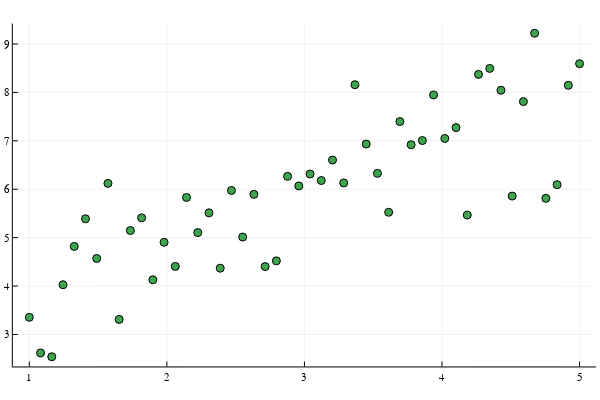

The notebook cell this image was saved under:
### Markdown cell above
We have linear regression model $y_i = \beta_0 + \beta_1 x_i + \epsilon_i$, where $\epsilon_i \sim \mathcal{N}(0,\phi)$ and suppose we observe the data $(y_i,x_i), i \in \{1,2,\cdots,n\}$, then our model $y$ is $y_{i} \sim \mathcal{N}(\beta_0 + \beta_1 x_i,\phi), i = 1,2,\cdots,n$.
Our interest is making inference about $\beta_0$ and $\beta_1$. If we consider normal priors on the coefficients and an inverse gamma prior on the variance term, then full Bayesian model foe this data can be written as $y_i |\beta_0,\beta_1,\phi \sim \mathcal{N}(\beta_0 + \beta_1 x_i , \phi), i = 1,2,\cdots, n.\\
\beta_0|\mu_0,\tau_0 \sim \mathcal{N}(\mu_0,\tau_0)\\
\beta_1|\mu_1,\tau_1 \sim \mathcal{N}(\mu_1,\tau_1)\\
\phi|\alpha,\gamma \sim \mathcal{IG}(\alpha,\gamma)$,

where 

$\mu_0,\tau_0,\mu_1,\tau_1,\alpha,\beta$ 

all are hyper-parameters and we assume that they are known.

Aloso assume that $\beta_0,\beta_1,\phi$ all are independent variables, so their joint distribution $f(\beta_0,\beta_1,\phi)$ acn be written as $f(\beta_0,\beta_1,\phi) = f(\beta_0).f(\beta_1).f(\phi)$.

Manually, we calculated all the posterior distribution for $\beta_0,\beta_1,\phi$, for $\beta_0,\beta_1$, we didn't get the posterior as a known distribution but for varinace $\phi$, we get Inverse Gamma distribution with shape $\alpha + \frac{n}{2}$ and scale $ \frac{1}{2}\sum_{i =1}^{n}(y_i - \beta_0 - \beta_1 x_i)^2 +\gamma$.

### Code cell
beta_0 = 3 #population intercept
beta_1 = 1 # population slope
phi = 1 #population error variance
x = LinRange(1,5,50) #generating 50 elements from 1 to 5 including both

using Random;
Random.seed!(123)
y = beta_0 .+ beta_1.*x + rand(Normal(0,sqrt(phi)),length(x))

scatter(x,y,c = 3,label = :none) #plotting the data points

### Figure 1 — Plotly figure (JSON) as saved in the notebook; plotly's stock layout.template omitted (floating-point values rounded to 4 significant figures)
{"data": [{"colorbar": {"title": ""}, "legendgroup": "", "marker": {"color": "rgba(62, 164, 78, 1.000)", "line": {"color": "rgba(0, 0, 0, 1.000)", "width": 1}, "size": 8, "symbol": "circle"}, "mode": "markers", "name": "", "showlegend": false, "type": "scatter", "x": [1, 1.082, 1.163, 1.245, 1.327, 1.408, 1.49, 1.571, 1.653, 1.735, 1.816, 1.898, 1.98, 2.061, 2.143, 2.224, 2.306, 2.388, 2.469, 2.551, 2.633, 2.714, 2.796, 2.878, 2.959, 3.041, 3.122, 3.204, 3.286, 3.367, 3.449, 3.531, 3.612, 3.694, 3.776, 3.857, 3.939, 4.02, 4.102, 4.184, 4.265, 4.347, 4.429, 4.51, 4.592, 4.673, 4.755, 4.837, 4.918, 5], "xaxis": "x", "y": [3.354, 2.618, 2.54, 4.027, 4.819, 5.389, 4.57, 6.121, 3.311, 5.147, 5.41, 4.13, 4.903, 4.406, 5.83, 5.105, 5.512, 4.369, 5.975, 5.013, 5.894, 4.402, 4.52, 6.266, 6.068, 6.314, 6.18, 6.603, 6.13, 8.16, 6.933, 6.328, 5.524, 7.398, 6.919, 7.006, 7.948, 7.049, 7.273, 5.467, 8.372, 8.496, 8.044, 5.859, 7.81, 9.222, 5.812, 6.093, 8.147, 8.594], "yaxis": "y", "zmax": null, "zmin": null}], "layout": {"annotations": [], "height": 400, "legend_position": {"bgcolor": "rgba(255, 255, 255, 1.000)", "bordercolor": "rgba(0, 0, 0, 1.000)", "borderwidth": 1, "font": {"color": "rgba(0, 0, 0, 1.000)", "family": "sans-serif", "size": 11}, "title": {"font": {"color": "rgba(0, 0, 0, 1.000)", "family": "sans-serif", "size": 15}, "text": ""}, "tracegroupgap": 0, "traceorder": "normal", "x": 1, "xanchor": "auto", "y": 1, "yanchor": "auto"}, "margin": {"b": 20, "l": 0, "r": 0, "t": 20}, "paper_bgcolor": "rgba(255, 255, 255, 1.000)", "plot_bgcolor": "rgba(255, 255, 255, 1.000)", "showlegend": true, "width": 600, "xaxis": {"anchor": "y", "domain": [0.02138, 0.9934], "gridcolor": "rgba(0, 0, 0, 0.100)", "gridwidth": 0.5, "linecolor": "rgba(0, 0, 0, 1.000)", "mirror": false, "range": [0.88, 5.12], "showgrid": true, "showline": true, "showticklabels": true, "tickangle": 0, "tickcolor": "rgb(0, 0, 0)", "tickfont": {"color": "rgba(0, 0, 0, 1.000)", "family": "sans-serif", "size": 11}, "tickmode": "array", "ticks": "inside", "ticktext": ["1", "2", "3", "4", "5"], "tickvals": [1, 2, 3, 4, 5], "title": "", "titlefont": {"color": "rgba(0, 0, 0, 1.000)", "family": "sans-serif", "size": 15}, "type": "-", "visible": true, "zeroline": false, "zerolinecolor": "rgba(0, 0, 0, 1.000)"}, "yaxis": {"anchor": "x", "domain": [0.03762, 0.9902], "gridcolor": "rgba(0, 0, 0, 0.100)", "gridwidth": 0.5, "linecolor": "rgba(0, 0, 0, 1.000)", "mirror": false, "range": [2.339, 9.423], "showgrid": true, "showline": true, "showticklabels": true, "tickangle": 0, "tickcolor": "rgb(0, 0, 0)", "tickfont": {"color": "rgba(0, 0, 0, 1.000)", "family": "sans-serif", "size": 11}, "tickmode": "array", "ticks": "inside", "ticktext": ["3", "4", "5", "6", "7", "8", "9"], "tickvals": [3, 4, 5, 6, 7, 8, 9], "title": "", "titlefont": {"color": "rgba(0, 0, 0, 1.000)", "family": "sans-serif", "size": 15}, "type": "-", "visible": true, "zeroline": false, "zerolinecolor": "rgba(0, 0, 0, 1.000)"}}}
